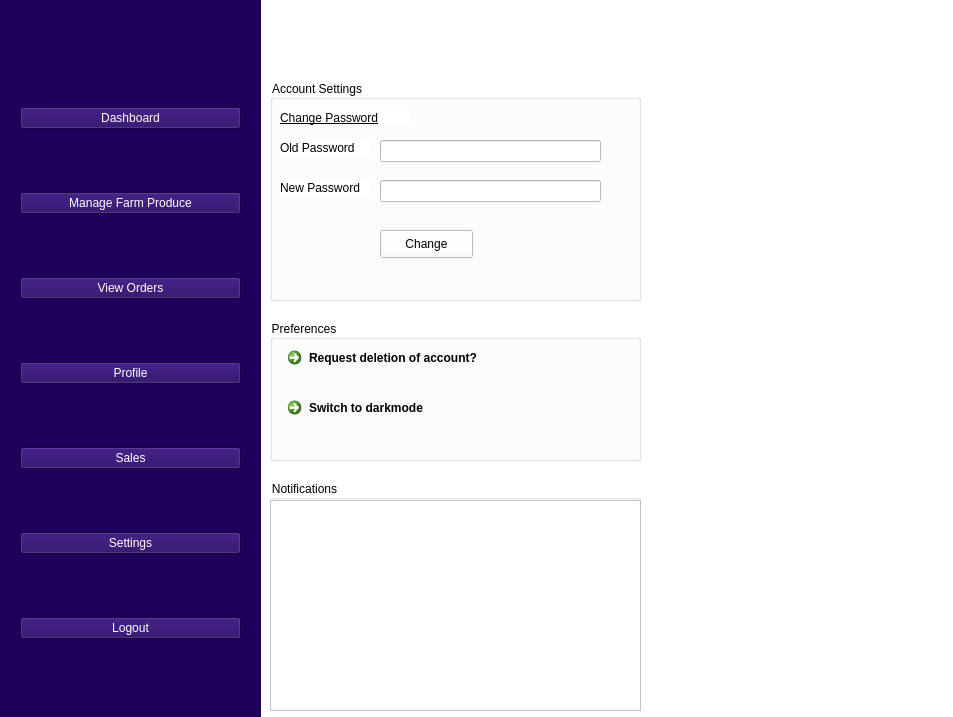
<?xml version="1.0" encoding="UTF-8"?>
<ui version="4.0">
 <class>MainWindow</class>
 <widget class="QMainWindow" name="MainWindow">
  <property name="geometry">
   <rect>
    <x>0</x>
    <y>0</y>
    <width>953</width>
    <height>717</height>
   </rect>
  </property>
  <property name="windowTitle">
   <string>Farmer DashBoard- AgriMesh Company</string>
  </property>
  <widget class="QWidget" name="centralwidget">
   <property name="styleSheet">
    <string notr="true">background-color: rgb(255, 255, 255);</string>
   </property>
   <widget class="QWidget" name="widget" native="true">
    <property name="geometry">
     <rect>
      <x>0</x>
      <y>0</y>
      <width>261</width>
      <height>731</height>
     </rect>
    </property>
    <property name="styleSheet">
     <string notr="true">background-color: rgb(31, 0, 93);</string>
    </property>
    <widget class="QWidget" name="layoutWidget">
     <property name="geometry">
      <rect>
       <x>20</x>
       <y>50</y>
       <width>221</width>
       <height>651</height>
      </rect>
     </property>
     <layout class="QVBoxLayout" name="verticalLayout">
      <item>
       <widget class="QPushButton" name="dashboardwidgetpushButton">
        <property name="styleSheet">
         <string notr="true">font: 10pt &quot;MS Shell Dlg 2&quot;;
color: rgb(255, 255, 255);</string>
        </property>
        <property name="text">
         <string>Dashboard</string>
        </property>
       </widget>
      </item>
      <item>
       <widget class="QPushButton" name="managefarmproducePushButton">
        <property name="styleSheet">
         <string notr="true">font: 10pt &quot;MS Shell Dlg 2&quot;;
color: rgb(255, 255, 255);</string>
        </property>
        <property name="text">
         <string>Manage Farm Produce</string>
        </property>
       </widget>
      </item>
      <item>
       <widget class="QPushButton" name="viewordersPushButton">
        <property name="styleSheet">
         <string notr="true">font: 10pt &quot;MS Shell Dlg 2&quot;;
color: rgb(255, 255, 255);</string>
        </property>
        <property name="text">
         <string>View Orders</string>
        </property>
       </widget>
      </item>
      <item>
       <widget class="QPushButton" name="profilepushButton">
        <property name="styleSheet">
         <string notr="true">font: 10pt &quot;MS Shell Dlg 2&quot;;
color: rgb(255, 255, 255);</string>
        </property>
        <property name="text">
         <string>Profile</string>
        </property>
       </widget>
      </item>
      <item>
       <widget class="QPushButton" name="salespushbutton">
        <property name="styleSheet">
         <string notr="true">font: 10pt &quot;MS Shell Dlg 2&quot;;
color: rgb(255, 255, 255);</string>
        </property>
        <property name="text">
         <string>Sales</string>
        </property>
       </widget>
      </item>
      <item>
       <widget class="QPushButton" name="settingspushbutton">
        <property name="styleSheet">
         <string notr="true">font: 10pt &quot;MS Shell Dlg 2&quot;;
color: rgb(255, 255, 255);</string>
        </property>
        <property name="text">
         <string>Settings</string>
        </property>
       </widget>
      </item>
      <item>
       <widget class="QPushButton" name="logoutpushbutton">
        <property name="styleSheet">
         <string notr="true">font: 10pt &quot;MS Shell Dlg 2&quot;;
color: rgb(255, 255, 255);</string>
        </property>
        <property name="text">
         <string>Logout</string>
        </property>
       </widget>
      </item>
     </layout>
    </widget>
   </widget>
   <widget class="QWidget" name="widget_2" native="true">
    <property name="geometry">
     <rect>
      <x>270</x>
      <y>0</y>
      <width>681</width>
      <height>731</height>
     </rect>
    </property>
    <widget class="QStackedWidget" name="stackedWidget">
     <property name="geometry">
      <rect>
       <x>0</x>
       <y>0</y>
       <width>681</width>
       <height>711</height>
      </rect>
     </property>
     <property name="currentIndex">
      <number>5</number>
     </property>
     <widget class="QWidget" name="dashboardPagewidget">
      <widget class="QGroupBox" name="groupBox_3">
       <property name="geometry">
        <rect>
         <x>0</x>
         <y>60</y>
         <width>311</width>
         <height>231</height>
        </rect>
       </property>
       <property name="title">
        <string>Key Metrics</string>
       </property>
       <widget class="QLabel" name="label_26">
        <property name="geometry">
         <rect>
          <x>10</x>
          <y>30</y>
          <width>81</width>
          <height>16</height>
         </rect>
        </property>
        <property name="styleSheet">
         <string notr="true">font: 8pt &quot;MS Shell Dlg 2&quot;;
text-decoration: underline;</string>
        </property>
        <property name="text">
         <string>Total Sales</string>
        </property>
       </widget>
       <widget class="QLCDNumber" name="totalsaleslcdNumber">
        <property name="geometry">
         <rect>
          <x>10</x>
          <y>60</y>
          <width>64</width>
          <height>31</height>
         </rect>
        </property>
       </widget>
       <widget class="QLabel" name="label_27">
        <property name="geometry">
         <rect>
          <x>150</x>
          <y>30</y>
          <width>101</width>
          <height>16</height>
         </rect>
        </property>
        <property name="styleSheet">
         <string notr="true">font: 8pt &quot;MS Shell Dlg 2&quot;;
text-decoration: underline;</string>
        </property>
        <property name="text">
         <string>Pending Orders</string>
        </property>
       </widget>
       <widget class="QLCDNumber" name="pendingordersLCDnumber">
        <property name="geometry">
         <rect>
          <x>160</x>
          <y>60</y>
          <width>64</width>
          <height>31</height>
         </rect>
        </property>
       </widget>
       <widget class="QLabel" name="label_28">
        <property name="geometry">
         <rect>
          <x>10</x>
          <y>120</y>
          <width>111</width>
          <height>16</height>
         </rect>
        </property>
        <property name="styleSheet">
         <string notr="true">font: 8pt &quot;MS Shell Dlg 2&quot;;
text-decoration: underline;</string>
        </property>
        <property name="text">
         <string>Available Produce</string>
        </property>
       </widget>
       <widget class="QLCDNumber" name="availableproduceLCDnumber">
        <property name="geometry">
         <rect>
          <x>10</x>
          <y>140</y>
          <width>64</width>
          <height>31</height>
         </rect>
        </property>
       </widget>
      </widget>
      <widget class="QLabel" name="label_25">
       <property name="geometry">
        <rect>
         <x>20</x>
         <y>10</y>
         <width>331</width>
         <height>41</height>
        </rect>
       </property>
       <property name="styleSheet">
        <string notr="true">font: 12pt &quot;MS Shell Dlg 2&quot;;</string>
       </property>
       <property name="text">
        <string>Your Farming Business At A Glance</string>
       </property>
      </widget>
      <widget class="QGroupBox" name="groupBox_4">
       <property name="geometry">
        <rect>
         <x>320</x>
         <y>60</y>
         <width>361</width>
         <height>231</height>
        </rect>
       </property>
       <property name="title">
        <string>Quick Actions</string>
       </property>
       <widget class="QCommandLinkButton" name="settingscommandLinkButton_dashboard">
        <property name="geometry">
         <rect>
          <x>10</x>
          <y>20</y>
          <width>222</width>
          <height>48</height>
         </rect>
        </property>
        <property name="text">
         <string>Settings</string>
        </property>
       </widget>
       <widget class="QCommandLinkButton" name="profilecommandLinkButton">
        <property name="geometry">
         <rect>
          <x>10</x>
          <y>80</y>
          <width>222</width>
          <height>48</height>
         </rect>
        </property>
        <property name="text">
         <string>profile</string>
        </property>
       </widget>
       <widget class="QCommandLinkButton" name="viewOrderscommandLinkButton">
        <property name="geometry">
         <rect>
          <x>10</x>
          <y>140</y>
          <width>222</width>
          <height>48</height>
         </rect>
        </property>
        <property name="text">
         <string>View Ordes</string>
        </property>
       </widget>
      </widget>
      <widget class="QGroupBox" name="groupBox_5">
       <property name="geometry">
        <rect>
         <x>0</x>
         <y>310</y>
         <width>681</width>
         <height>411</height>
        </rect>
       </property>
       <property name="title">
        <string>Table and Charts</string>
       </property>
       <widget class="QLabel" name="label_29">
        <property name="geometry">
         <rect>
          <x>20</x>
          <y>30</y>
          <width>111</width>
          <height>16</height>
         </rect>
        </property>
        <property name="styleSheet">
         <string notr="true">font: 8pt &quot;MS Shell Dlg 2&quot;;
text-decoration: underline;</string>
        </property>
        <property name="text">
         <string>sales By Category</string>
        </property>
       </widget>
       <widget class="QLabel" name="label_30">
        <property name="geometry">
         <rect>
          <x>410</x>
          <y>20</y>
          <width>111</width>
          <height>16</height>
         </rect>
        </property>
        <property name="styleSheet">
         <string notr="true">font: 8pt &quot;MS Shell Dlg 2&quot;;
text-decoration: underline;</string>
        </property>
        <property name="text">
         <string>Sales By product</string>
        </property>
       </widget>
       <widget class="QGraphicsView" name="salesbycategoryGraphicsview">
        <property name="geometry">
         <rect>
          <x>10</x>
          <y>50</y>
          <width>311</width>
          <height>341</height>
         </rect>
        </property>
       </widget>
       <widget class="QGraphicsView" name="salesbyProductnamegraphicsview">
        <property name="geometry">
         <rect>
          <x>330</x>
          <y>50</y>
          <width>351</width>
          <height>341</height>
         </rect>
        </property>
       </widget>
      </widget>
     </widget>
     <widget class="QWidget" name="managefarmproducewidgetpage">
      <widget class="QTabWidget" name="tabWidget">
       <property name="geometry">
        <rect>
         <x>0</x>
         <y>110</y>
         <width>681</width>
         <height>611</height>
        </rect>
       </property>
       <property name="styleSheet">
        <string notr="true">font: 10pt &quot;MS Shell Dlg 2&quot;;</string>
       </property>
       <property name="currentIndex">
        <number>3</number>
       </property>
       <widget class="QWidget" name="AddproduceTab">
        <attribute name="title">
         <string>Add Produce</string>
        </attribute>
        <widget class="QLabel" name="label">
         <property name="geometry">
          <rect>
           <x>20</x>
           <y>20</y>
           <width>111</width>
           <height>21</height>
          </rect>
         </property>
         <property name="text">
          <string>Product Name</string>
         </property>
        </widget>
        <widget class="QLineEdit" name="productnamelineEdit">
         <property name="geometry">
          <rect>
           <x>160</x>
           <y>20</y>
           <width>261</width>
           <height>22</height>
          </rect>
         </property>
        </widget>
        <widget class="QLabel" name="label_2">
         <property name="geometry">
          <rect>
           <x>20</x>
           <y>70</y>
           <width>131</width>
           <height>21</height>
          </rect>
         </property>
         <property name="text">
          <string>Product Category</string>
         </property>
        </widget>
        <widget class="QComboBox" name="productcategorycomboBox">
         <property name="geometry">
          <rect>
           <x>160</x>
           <y>70</y>
           <width>261</width>
           <height>22</height>
          </rect>
         </property>
         <item>
          <property name="text">
           <string>Fruits</string>
          </property>
         </item>
         <item>
          <property name="text">
           <string>Vegetables</string>
          </property>
         </item>
         <item>
          <property name="text">
           <string>Dairy</string>
          </property>
         </item>
         <item>
          <property name="text">
           <string>Cereals</string>
          </property>
         </item>
         <item>
          <property name="text">
           <string>Others</string>
          </property>
         </item>
        </widget>
        <widget class="QLabel" name="label_3">
         <property name="geometry">
          <rect>
           <x>20</x>
           <y>120</y>
           <width>131</width>
           <height>21</height>
          </rect>
         </property>
         <property name="text">
          <string>Quantity</string>
         </property>
        </widget>
        <widget class="QLineEdit" name="quantitylinedit">
         <property name="geometry">
          <rect>
           <x>160</x>
           <y>120</y>
           <width>261</width>
           <height>22</height>
          </rect>
         </property>
         <property name="placeholderText">
          <string>in terms of Kilograms</string>
         </property>
        </widget>
        <widget class="QLabel" name="label_4">
         <property name="geometry">
          <rect>
           <x>20</x>
           <y>180</y>
           <width>131</width>
           <height>21</height>
          </rect>
         </property>
         <property name="text">
          <string>Price</string>
         </property>
        </widget>
        <widget class="QLineEdit" name="pricelinedit">
         <property name="geometry">
          <rect>
           <x>160</x>
           <y>180</y>
           <width>261</width>
           <height>22</height>
          </rect>
         </property>
        </widget>
        <widget class="QLabel" name="label_5">
         <property name="geometry">
          <rect>
           <x>20</x>
           <y>290</y>
           <width>151</width>
           <height>21</height>
          </rect>
         </property>
         <property name="text">
          <string>Image Produce Path</string>
         </property>
        </widget>
        <widget class="QLineEdit" name="imageproducepath">
         <property name="geometry">
          <rect>
           <x>190</x>
           <y>290</y>
           <width>231</width>
           <height>22</height>
          </rect>
         </property>
         <property name="readOnly">
          <bool>true</bool>
         </property>
        </widget>
        <widget class="QLabel" name="label_6">
         <property name="geometry">
          <rect>
           <x>20</x>
           <y>240</y>
           <width>131</width>
           <height>21</height>
          </rect>
         </property>
         <property name="text">
          <string>Location</string>
         </property>
        </widget>
        <widget class="QLineEdit" name="locationlinedit">
         <property name="geometry">
          <rect>
           <x>160</x>
           <y>240</y>
           <width>261</width>
           <height>22</height>
          </rect>
         </property>
        </widget>
        <widget class="QPushButton" name="uploadProduceImagepushButton">
         <property name="geometry">
          <rect>
           <x>440</x>
           <y>280</y>
           <width>171</width>
           <height>31</height>
          </rect>
         </property>
         <property name="text">
          <string>Upload Produce photo</string>
         </property>
        </widget>
        <widget class="QLabel" name="imagesettinglabel">
         <property name="geometry">
          <rect>
           <x>190</x>
           <y>320</y>
           <width>241</width>
           <height>211</height>
          </rect>
         </property>
         <property name="styleSheet">
          <string notr="true">border: 1px solid black</string>
         </property>
         <property name="text">
          <string/>
         </property>
        </widget>
        <widget class="QPushButton" name="addTheProducePushButton">
         <property name="geometry">
          <rect>
           <x>190</x>
           <y>540</y>
           <width>171</width>
           <height>31</height>
          </rect>
         </property>
         <property name="text">
          <string>Add The Produce</string>
         </property>
        </widget>
       </widget>
       <widget class="QWidget" name="editAvailabilityTab">
        <attribute name="title">
         <string>Edit Produce</string>
        </attribute>
        <widget class="QTableWidget" name="editproducetableWidget">
         <property name="geometry">
          <rect>
           <x>0</x>
           <y>0</y>
           <width>671</width>
           <height>331</height>
          </rect>
         </property>
         <column>
          <property name="text">
           <string>Product Name</string>
          </property>
         </column>
         <column>
          <property name="text">
           <string>Category</string>
          </property>
         </column>
         <column>
          <property name="text">
           <string>Quantity</string>
          </property>
         </column>
         <column>
          <property name="text">
           <string>Price</string>
          </property>
         </column>
         <column>
          <property name="text">
           <string>Location</string>
          </property>
         </column>
         <column>
          <property name="text">
           <string>Action</string>
          </property>
         </column>
        </widget>
        <widget class="QPushButton" name="saveChanges_editproducewidgetpushButton">
         <property name="geometry">
          <rect>
           <x>0</x>
           <y>360</y>
           <width>141</width>
           <height>28</height>
          </rect>
         </property>
         <property name="text">
          <string>Save Changes</string>
         </property>
        </widget>
       </widget>
       <widget class="QWidget" name="setAvailabilityTab">
        <attribute name="title">
         <string>Set Availability</string>
        </attribute>
        <widget class="QLabel" name="label_8">
         <property name="geometry">
          <rect>
           <x>10</x>
           <y>30</y>
           <width>111</width>
           <height>21</height>
          </rect>
         </property>
         <property name="text">
          <string>Product Name</string>
         </property>
        </widget>
        <widget class="QLineEdit" name="productnameSetAvalabilityLineedit">
         <property name="geometry">
          <rect>
           <x>140</x>
           <y>30</y>
           <width>261</width>
           <height>22</height>
          </rect>
         </property>
         <property name="readOnly">
          <bool>true</bool>
         </property>
        </widget>
        <widget class="QLabel" name="label_9">
         <property name="geometry">
          <rect>
           <x>10</x>
           <y>80</y>
           <width>131</width>
           <height>21</height>
          </rect>
         </property>
         <property name="text">
          <string>Quantity</string>
         </property>
        </widget>
        <widget class="QLineEdit" name="quantitylinedit_setavailability">
         <property name="geometry">
          <rect>
           <x>140</x>
           <y>80</y>
           <width>261</width>
           <height>22</height>
          </rect>
         </property>
         <property name="readOnly">
          <bool>true</bool>
         </property>
         <property name="placeholderText">
          <string>in terms of Kilograms</string>
         </property>
        </widget>
        <widget class="QLabel" name="label_10">
         <property name="geometry">
          <rect>
           <x>20</x>
           <y>140</y>
           <width>131</width>
           <height>21</height>
          </rect>
         </property>
         <property name="text">
          <string>Price</string>
         </property>
        </widget>
        <widget class="QLineEdit" name="pricelinedit_setAvailability">
         <property name="geometry">
          <rect>
           <x>140</x>
           <y>140</y>
           <width>261</width>
           <height>22</height>
          </rect>
         </property>
         <property name="readOnly">
          <bool>true</bool>
         </property>
        </widget>
        <widget class="QLabel" name="label_11">
         <property name="geometry">
          <rect>
           <x>20</x>
           <y>200</y>
           <width>131</width>
           <height>21</height>
          </rect>
         </property>
         <property name="text">
          <string>Set Availability</string>
         </property>
        </widget>
        <widget class="QRadioButton" name="availableradioButton">
         <property name="geometry">
          <rect>
           <x>200</x>
           <y>200</y>
           <width>95</width>
           <height>20</height>
          </rect>
         </property>
         <property name="text">
          <string>Available</string>
         </property>
        </widget>
        <widget class="QRadioButton" name="outOfStockradioButton">
         <property name="geometry">
          <rect>
           <x>200</x>
           <y>240</y>
           <width>141</width>
           <height>20</height>
          </rect>
         </property>
         <property name="text">
          <string>Out Of Stock</string>
         </property>
        </widget>
        <widget class="QPushButton" name="savepushButton_setAvailability">
         <property name="geometry">
          <rect>
           <x>200</x>
           <y>320</y>
           <width>93</width>
           <height>28</height>
          </rect>
         </property>
         <property name="text">
          <string>Save</string>
         </property>
        </widget>
       </widget>
       <widget class="QWidget" name="viewproduceTab">
        <attribute name="title">
         <string>View Produce</string>
        </attribute>
        <widget class="QTableWidget" name="viewProducetableWidget">
         <property name="geometry">
          <rect>
           <x>0</x>
           <y>0</y>
           <width>681</width>
           <height>411</height>
          </rect>
         </property>
         <column>
          <property name="text">
           <string>Product Name</string>
          </property>
         </column>
         <column>
          <property name="text">
           <string>Category</string>
          </property>
         </column>
         <column>
          <property name="text">
           <string>Quantity</string>
          </property>
         </column>
         <column>
          <property name="text">
           <string>Price</string>
          </property>
         </column>
         <column>
          <property name="text">
           <string>Location</string>
          </property>
         </column>
        </widget>
        <widget class="QLabel" name="label_12">
         <property name="geometry">
          <rect>
           <x>0</x>
           <y>430</y>
           <width>201</width>
           <height>21</height>
          </rect>
         </property>
         <property name="text">
          <string>Save Produce Details As</string>
         </property>
        </widget>
        <widget class="QComboBox" name="saveproduceascomboBox_viewproduce">
         <property name="geometry">
          <rect>
           <x>220</x>
           <y>430</y>
           <width>261</width>
           <height>22</height>
          </rect>
         </property>
         <item>
          <property name="text">
           <string>PDF format</string>
          </property>
         </item>
         <item>
          <property name="text">
           <string>Docx Format</string>
          </property>
         </item>
         <item>
          <property name="text">
           <string>Json</string>
          </property>
         </item>
         <item>
          <property name="text">
           <string>CSV </string>
          </property>
         </item>
         <item>
          <property name="text">
           <string>ScreenShot</string>
          </property>
         </item>
        </widget>
        <widget class="QPushButton" name="saveproduceaspushButton_viewproduce">
         <property name="geometry">
          <rect>
           <x>220</x>
           <y>480</y>
           <width>93</width>
           <height>28</height>
          </rect>
         </property>
         <property name="text">
          <string>Save</string>
         </property>
        </widget>
       </widget>
      </widget>
      <widget class="QLabel" name="label_7">
       <property name="geometry">
        <rect>
         <x>50</x>
         <y>40</y>
         <width>311</width>
         <height>21</height>
        </rect>
       </property>
       <property name="styleSheet">
        <string notr="true">font: 11pt &quot;MS Shell Dlg 2&quot;;</string>
       </property>
       <property name="text">
        <string>Add, Update And Track Your Produce</string>
       </property>
      </widget>
     </widget>
     <widget class="QWidget" name="vieworderspagewidget">
      <widget class="QLabel" name="label_13">
       <property name="geometry">
        <rect>
         <x>60</x>
         <y>30</y>
         <width>261</width>
         <height>31</height>
        </rect>
       </property>
       <property name="styleSheet">
        <string notr="true">font: 11pt &quot;MS Shell Dlg 2&quot;;</string>
       </property>
       <property name="text">
        <string>Track and Manage orders</string>
       </property>
      </widget>
      <widget class="QTableWidget" name="vieworderstableWidget">
       <property name="geometry">
        <rect>
         <x>0</x>
         <y>100</y>
         <width>681</width>
         <height>351</height>
        </rect>
       </property>
       <column>
        <property name="text">
         <string>Buyer Name</string>
        </property>
       </column>
       <column>
        <property name="text">
         <string>Phone No.</string>
        </property>
       </column>
       <column>
        <property name="text">
         <string>Product</string>
        </property>
       </column>
       <column>
        <property name="text">
         <string>Quantity</string>
        </property>
       </column>
       <column>
        <property name="text">
         <string>Price</string>
        </property>
       </column>
       <column>
        <property name="text">
         <string>Action</string>
        </property>
       </column>
      </widget>
      <widget class="QLabel" name="label_14">
       <property name="geometry">
        <rect>
         <x>0</x>
         <y>480</y>
         <width>101</width>
         <height>31</height>
        </rect>
       </property>
       <property name="styleSheet">
        <string notr="true">font: 11pt &quot;MS Shell Dlg 2&quot;;</string>
       </property>
       <property name="text">
        <string>Filter By</string>
       </property>
      </widget>
      <widget class="QComboBox" name="filterorderscomboBox">
       <property name="geometry">
        <rect>
         <x>110</x>
         <y>480</y>
         <width>231</width>
         <height>22</height>
        </rect>
       </property>
       <item>
        <property name="text">
         <string>Quantity</string>
        </property>
       </item>
       <item>
        <property name="text">
         <string>Price</string>
        </property>
       </item>
      </widget>
     </widget>
     <widget class="QWidget" name="profilepagewidget">
      <widget class="QLabel" name="label_15">
       <property name="geometry">
        <rect>
         <x>50</x>
         <y>20</y>
         <width>281</width>
         <height>16</height>
        </rect>
       </property>
       <property name="styleSheet">
        <string notr="true">font: 12pt &quot;MS Shell Dlg 2&quot;;</string>
       </property>
       <property name="text">
        <string>View and Edit Pesonal Details</string>
       </property>
      </widget>
      <widget class="QLabel" name="label_16">
       <property name="geometry">
        <rect>
         <x>0</x>
         <y>90</y>
         <width>51</width>
         <height>20</height>
        </rect>
       </property>
       <property name="styleSheet">
        <string notr="true">font: 10pt &quot;MS Shell Dlg 2&quot;;</string>
       </property>
       <property name="text">
        <string>Name</string>
       </property>
      </widget>
      <widget class="QLineEdit" name="namelineEdit_profile">
       <property name="geometry">
        <rect>
         <x>110</x>
         <y>90</y>
         <width>311</width>
         <height>22</height>
        </rect>
       </property>
       <property name="styleSheet">
        <string notr="true">font: 10pt &quot;MS Shell Dlg 2&quot;;</string>
       </property>
      </widget>
      <widget class="QLabel" name="label_17">
       <property name="geometry">
        <rect>
         <x>0</x>
         <y>140</y>
         <width>91</width>
         <height>20</height>
        </rect>
       </property>
       <property name="styleSheet">
        <string notr="true">font: 10pt &quot;MS Shell Dlg 2&quot;;</string>
       </property>
       <property name="text">
        <string>Phone No</string>
       </property>
      </widget>
      <widget class="QLineEdit" name="phoneNolinedit_profile">
       <property name="geometry">
        <rect>
         <x>110</x>
         <y>140</y>
         <width>311</width>
         <height>22</height>
        </rect>
       </property>
       <property name="styleSheet">
        <string notr="true">font: 10pt &quot;MS Shell Dlg 2&quot;;</string>
       </property>
      </widget>
      <widget class="QLabel" name="label_18">
       <property name="geometry">
        <rect>
         <x>0</x>
         <y>200</y>
         <width>91</width>
         <height>20</height>
        </rect>
       </property>
       <property name="styleSheet">
        <string notr="true">font: 10pt &quot;MS Shell Dlg 2&quot;;</string>
       </property>
       <property name="text">
        <string>Location</string>
       </property>
      </widget>
      <widget class="QLineEdit" name="locationlineedit_profile">
       <property name="geometry">
        <rect>
         <x>110</x>
         <y>200</y>
         <width>311</width>
         <height>22</height>
        </rect>
       </property>
       <property name="styleSheet">
        <string notr="true">font: 10pt &quot;MS Shell Dlg 2&quot;;</string>
       </property>
      </widget>
      <widget class="QLabel" name="label_19">
       <property name="geometry">
        <rect>
         <x>0</x>
         <y>260</y>
         <width>121</width>
         <height>20</height>
        </rect>
       </property>
       <property name="styleSheet">
        <string notr="true">font: 10pt &quot;MS Shell Dlg 2&quot;;</string>
       </property>
       <property name="text">
        <string>PaymentAccount</string>
       </property>
      </widget>
      <widget class="QComboBox" name="paymentaccouncomboBox_profile">
       <property name="geometry">
        <rect>
         <x>140</x>
         <y>260</y>
         <width>281</width>
         <height>22</height>
        </rect>
       </property>
       <item>
        <property name="text">
         <string>M-PESA</string>
        </property>
       </item>
       <item>
        <property name="text">
         <string>AirtelMoney</string>
        </property>
       </item>
       <item>
        <property name="text">
         <string>KCB</string>
        </property>
       </item>
      </widget>
      <widget class="QLineEdit" name="paymentaccountChoicelinedit_profile">
       <property name="geometry">
        <rect>
         <x>140</x>
         <y>310</y>
         <width>281</width>
         <height>22</height>
        </rect>
       </property>
       <property name="styleSheet">
        <string notr="true">font: 10pt &quot;MS Shell Dlg 2&quot;;</string>
       </property>
      </widget>
      <widget class="QPushButton" name="saveprofileinfopushButton_profile">
       <property name="geometry">
        <rect>
         <x>140</x>
         <y>360</y>
         <width>93</width>
         <height>28</height>
        </rect>
       </property>
       <property name="styleSheet">
        <string notr="true">font: 10pt &quot;MS Shell Dlg 2&quot;;</string>
       </property>
       <property name="text">
        <string>Save</string>
       </property>
      </widget>
     </widget>
     <widget class="QWidget" name="salespagewidget">
      <widget class="QLabel" name="label_20">
       <property name="geometry">
        <rect>
         <x>40</x>
         <y>40</y>
         <width>271</width>
         <height>21</height>
        </rect>
       </property>
       <property name="styleSheet">
        <string notr="true">font: 12pt &quot;MS Shell Dlg 2&quot;;</string>
       </property>
       <property name="text">
        <string>Sales Overview and Reports</string>
       </property>
      </widget>
      <widget class="QTableWidget" name="salestableWidget_sales">
       <property name="geometry">
        <rect>
         <x>5</x>
         <y>70</y>
         <width>671</width>
         <height>271</height>
        </rect>
       </property>
       <column>
        <property name="text">
         <string>Product Name</string>
        </property>
       </column>
       <column>
        <property name="text">
         <string>Buyer Name</string>
        </property>
       </column>
       <column>
        <property name="text">
         <string>Price</string>
        </property>
       </column>
       <column>
        <property name="text">
         <string>Status</string>
        </property>
       </column>
      </widget>
      <widget class="QLabel" name="label_21">
       <property name="geometry">
        <rect>
         <x>10</x>
         <y>380</y>
         <width>231</width>
         <height>21</height>
        </rect>
       </property>
       <property name="styleSheet">
        <string notr="true">font: 12pt &quot;MS Shell Dlg 2&quot;;</string>
       </property>
       <property name="text">
        <string>Sales Sales Reports As?</string>
       </property>
      </widget>
      <widget class="QComboBox" name="salesreportcomboBox_sales">
       <property name="geometry">
        <rect>
         <x>240</x>
         <y>380</y>
         <width>261</width>
         <height>22</height>
        </rect>
       </property>
       <property name="styleSheet">
        <string notr="true">font: 11pt &quot;MS Shell Dlg 2&quot;;</string>
       </property>
       <item>
        <property name="text">
         <string>PDF</string>
        </property>
       </item>
       <item>
        <property name="text">
         <string>Docx</string>
        </property>
       </item>
       <item>
        <property name="text">
         <string>CSV</string>
        </property>
       </item>
      </widget>
      <widget class="QPushButton" name="saveandExportreportpushButton_sales">
       <property name="geometry">
        <rect>
         <x>240</x>
         <y>450</y>
         <width>191</width>
         <height>28</height>
        </rect>
       </property>
       <property name="styleSheet">
        <string notr="true">font: 10pt &quot;MS Shell Dlg 2&quot;;</string>
       </property>
       <property name="text">
        <string>Save and Export Report</string>
       </property>
      </widget>
     </widget>
     <widget class="QWidget" name="settingpage">
      <widget class="QGroupBox" name="accountsettingsgroupBox">
       <property name="geometry">
        <rect>
         <x>0</x>
         <y>80</y>
         <width>371</width>
         <height>221</height>
        </rect>
       </property>
       <property name="title">
        <string>Account Settings</string>
       </property>
       <widget class="QLabel" name="label_22">
        <property name="geometry">
         <rect>
          <x>10</x>
          <y>30</y>
          <width>131</width>
          <height>16</height>
         </rect>
        </property>
        <property name="styleSheet">
         <string notr="true">font: 9pt &quot;MS Shell Dlg 2&quot;;
text-decoration: underline;</string>
        </property>
        <property name="text">
         <string>Change Password</string>
        </property>
       </widget>
       <widget class="QLabel" name="label_23">
        <property name="geometry">
         <rect>
          <x>10</x>
          <y>60</y>
          <width>91</width>
          <height>16</height>
         </rect>
        </property>
        <property name="text">
         <string>Old Password</string>
        </property>
       </widget>
       <widget class="QLabel" name="label_24">
        <property name="geometry">
         <rect>
          <x>10</x>
          <y>100</y>
          <width>91</width>
          <height>16</height>
         </rect>
        </property>
        <property name="text">
         <string>New Password</string>
        </property>
       </widget>
       <widget class="QLineEdit" name="oldpasswordlineEdit_settings">
        <property name="geometry">
         <rect>
          <x>110</x>
          <y>60</y>
          <width>221</width>
          <height>22</height>
         </rect>
        </property>
        <property name="echoMode">
         <enum>QLineEdit::Password</enum>
        </property>
       </widget>
       <widget class="QLineEdit" name="newpasswordlinedit_settings">
        <property name="geometry">
         <rect>
          <x>110</x>
          <y>100</y>
          <width>221</width>
          <height>22</height>
         </rect>
        </property>
        <property name="echoMode">
         <enum>QLineEdit::Password</enum>
        </property>
       </widget>
       <widget class="QPushButton" name="changePasswordpushButton">
        <property name="geometry">
         <rect>
          <x>110</x>
          <y>150</y>
          <width>93</width>
          <height>28</height>
         </rect>
        </property>
        <property name="text">
         <string>Change</string>
        </property>
       </widget>
      </widget>
      <widget class="QGroupBox" name="groupBox">
       <property name="geometry">
        <rect>
         <x>0</x>
         <y>320</y>
         <width>371</width>
         <height>141</height>
        </rect>
       </property>
       <property name="title">
        <string>Preferences</string>
       </property>
       <widget class="QCommandLinkButton" name="requestdeletionofAccountcommandLinkButton">
        <property name="geometry">
         <rect>
          <x>10</x>
          <y>20</y>
          <width>271</width>
          <height>48</height>
         </rect>
        </property>
        <property name="text">
         <string>Request deletion of account?</string>
        </property>
       </widget>
       <widget class="QCommandLinkButton" name="switchtodarkmodeCommandlinkbutton">
        <property name="geometry">
         <rect>
          <x>10</x>
          <y>70</y>
          <width>271</width>
          <height>48</height>
         </rect>
        </property>
        <property name="text">
         <string>Switch to darkmode</string>
        </property>
       </widget>
      </widget>
      <widget class="QGroupBox" name="groupBox_2">
       <property name="geometry">
        <rect>
         <x>0</x>
         <y>480</y>
         <width>371</width>
         <height>231</height>
        </rect>
       </property>
       <property name="title">
        <string>Notifications</string>
       </property>
       <widget class="QTextEdit" name="notificationstextEdit_settingspage">
        <property name="geometry">
         <rect>
          <x>0</x>
          <y>20</y>
          <width>371</width>
          <height>211</height>
         </rect>
        </property>
       </widget>
      </widget>
     </widget>
     <widget class="QWidget" name="logoutpage"/>
     <widget class="QWidget" name="lo"/>
    </widget>
   </widget>
  </widget>
 </widget>
 <resources/>
 <connections/>
</ui>
